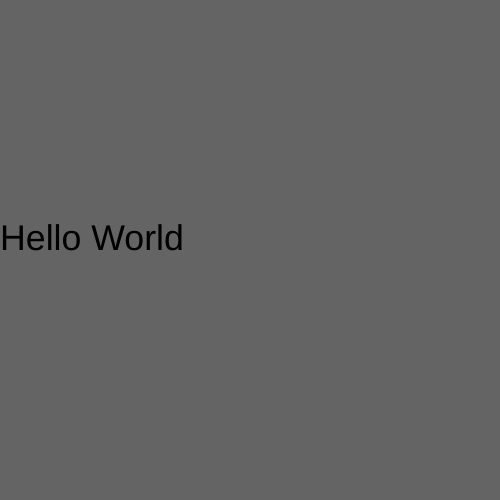
Frame 1 (no input)
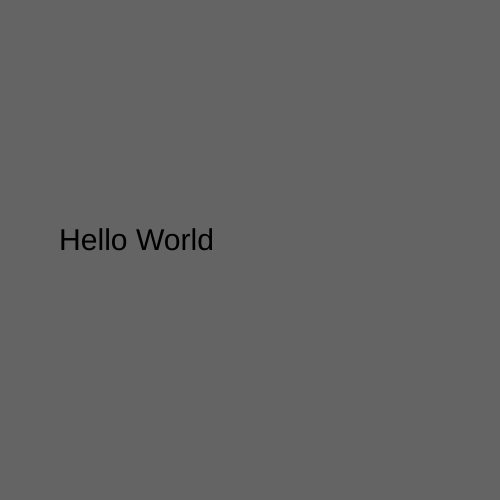
Frame 60 (no input)
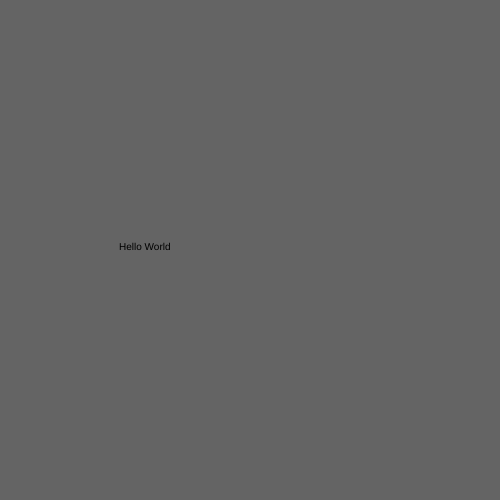
Frame 120 (the mouse pressed at the canvas centre since frame 60)

The p5.js sketch that drew these frames (run headless with seeded random() and noise() and a simulated clock; from frame 60 on, the mouse is pressed at the canvas centre):

// p5.js sketch
// ── sketch.js
let x = 0 ;

function setup() {
  createCanvas(500, 500);
}

function draw() {
background(100) ;
textSize(random(50)) ;
text("Hello World", x, height/2) ;
x++ ;

if (x > width) {
  x = -100 ;
}

}
